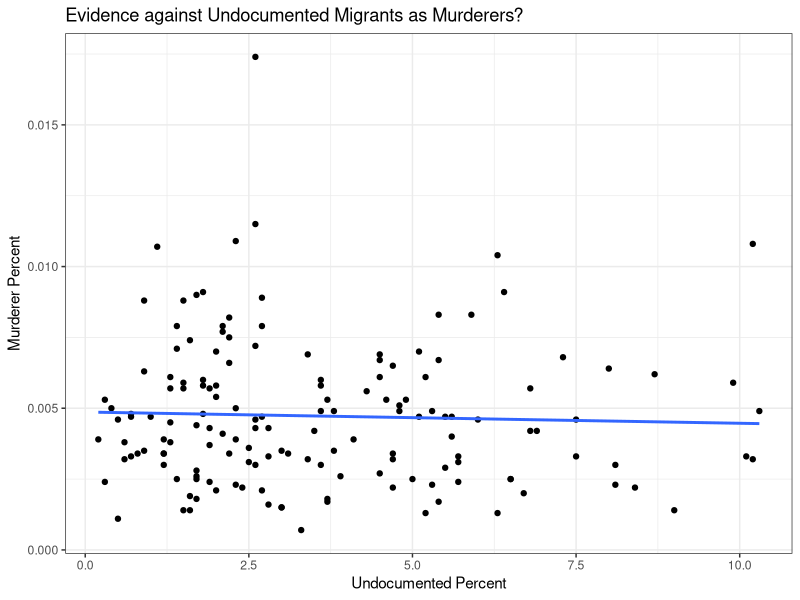

Write the R code that produced this figure.
## ---- chunk 1
knitr::opts_chunk$set(echo = FALSE)
require(stringr)
require(data.table)
require(ggplot2)
require(magrittr)
## ---- chunk 2

require(data.table)
require(ggplot2)
d = fread("./migrant_crime.csv")
d[, murder_pct := murder_rate/100000*100]
d[, undocumented_pct := undocumented_pct*100]
ggplot(d, aes(x = undocumented_pct, y = murder_pct)) +
  geom_point() + 
  geom_smooth(method = 'lm', se = F) +
  xlab("Undocumented Percent") +
  ylab("Murderer Percent") +
  theme_bw() +
  ggtitle("Evidence against Undocumented Migrants as Murderers?")
